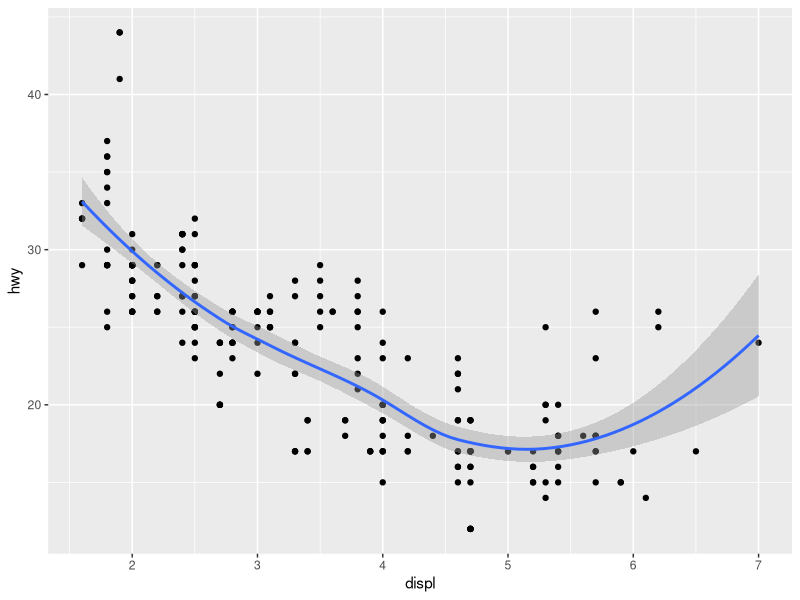
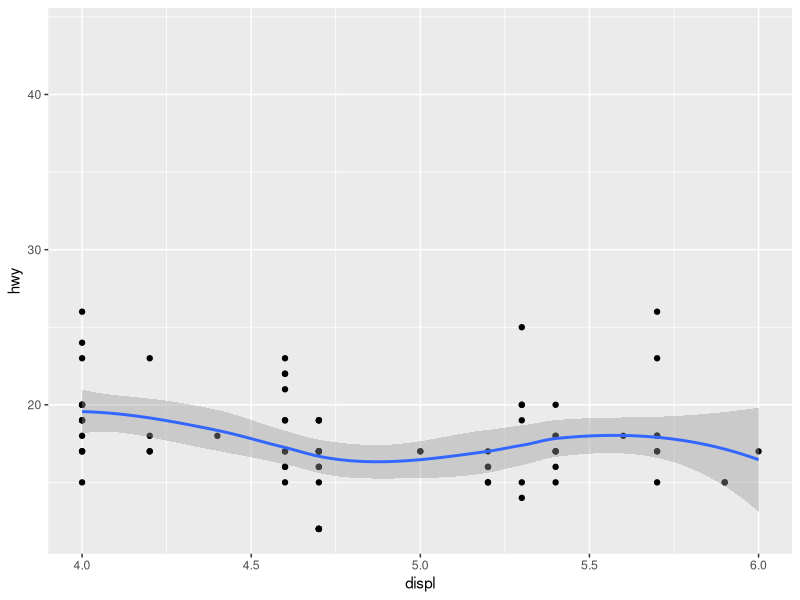
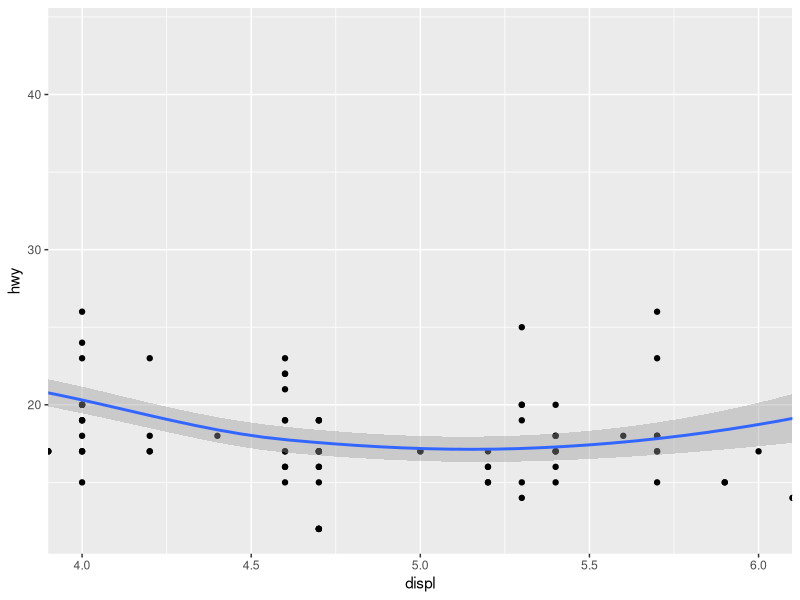
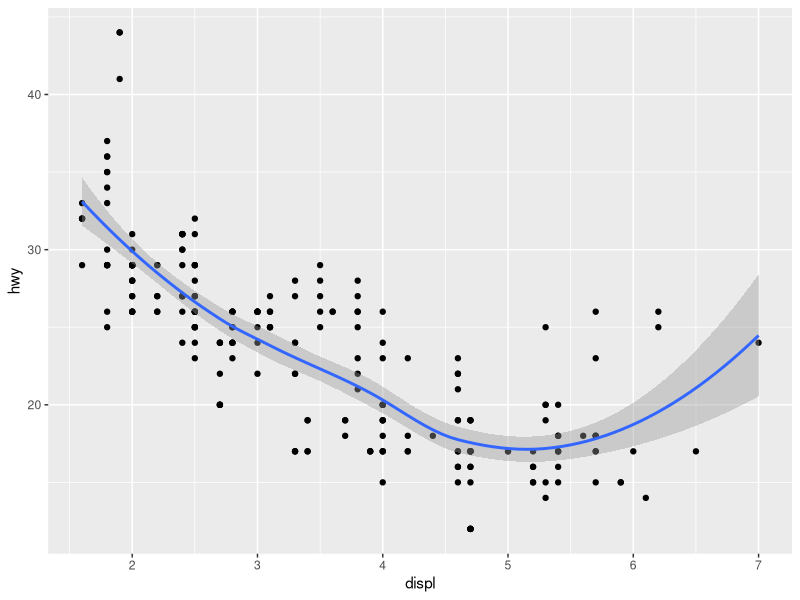
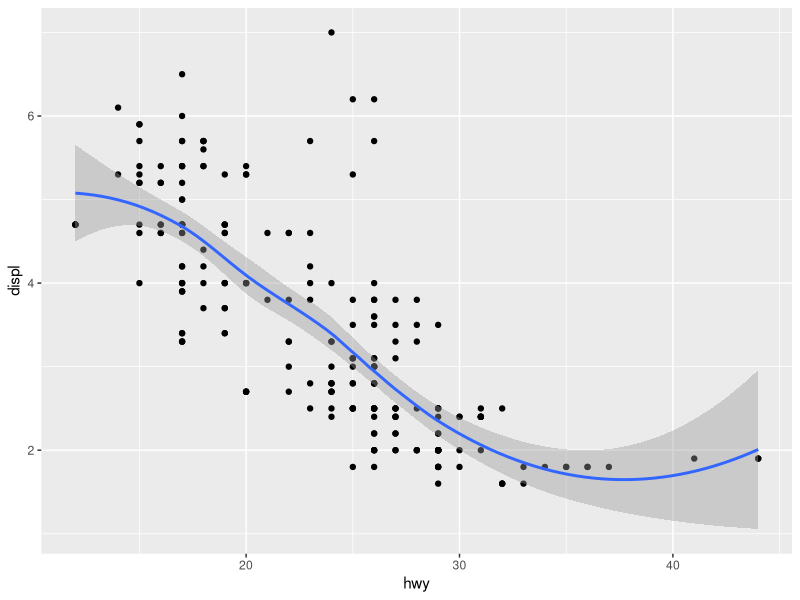
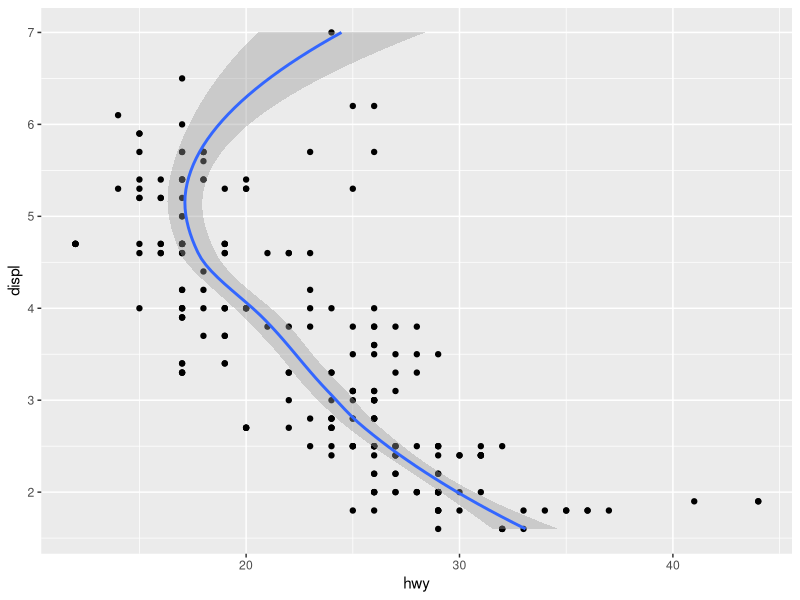
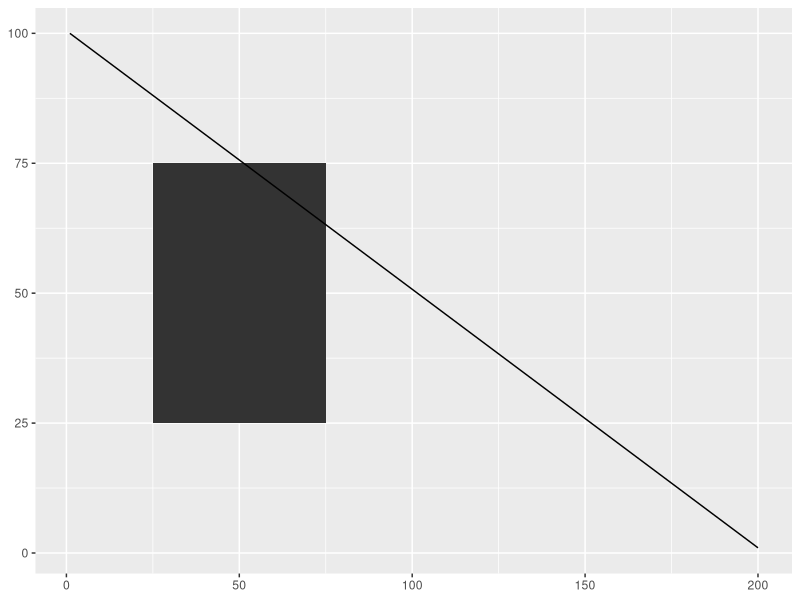
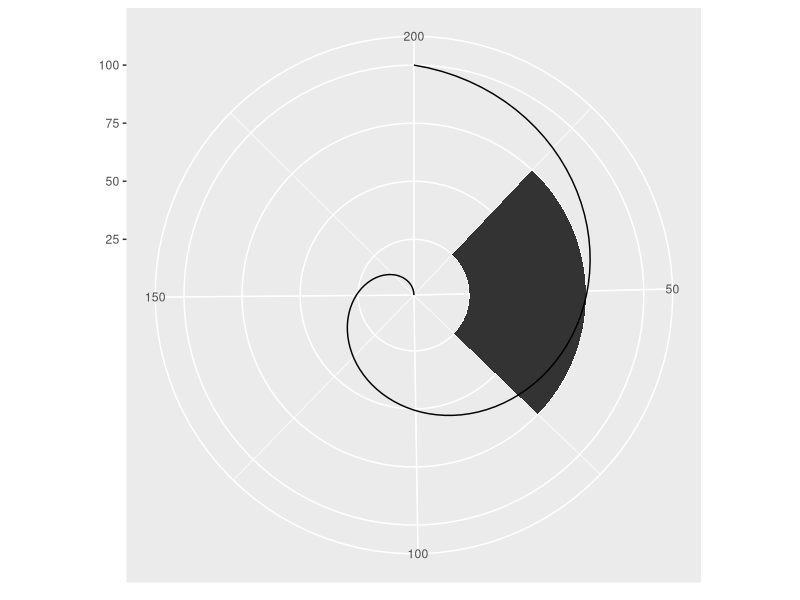

Here is the R script that generated these plots, in order:
## ---- chunk 1
knitr::opts_chunk$set(echo = TRUE)
library(tidyverse)
## ---- chunk 2
base <- ggplot(mpg, aes(displ, hwy)) +
  geom_point() +
  geom_smooth()

base
base + scale_x_continuous(limits = c(4,6)) #throws away data, affects line
base + coord_cartesian(xlim = c(4,6)) # keeps data, line full data

## ---- chunk 3
ggplot(mpg, aes(displ, hwy)) +
  geom_point() +
  geom_smooth()

ggplot(mpg, aes(hwy, displ)) +
  geom_point() +
  geom_smooth()

ggplot(mpg, aes(displ, hwy)) +
  geom_point() +
  geom_smooth() +
  coord_flip()
## ---- chunk 4
rect <- data.frame(x = 50, y = 50)
line <- data.frame(x = c(1, 200), y = c(100, 1))
base <- ggplot(mapping = aes(x, y)) + 
  geom_tile(data = rect, aes(width = 50, height = 50)) + 
  geom_line(data = line) + 
  xlab(NULL) + ylab(NULL)
base
base + coord_polar("x")
base + coord_polar("y")
## ---- chunk 5
# Linear model on original scale is poor fit
base <- ggplot(diamonds, aes(carat, price)) + 
  stat_bin2d() + 
  geom_smooth(method = "lm") + 
  xlab(NULL) + 
  ylab(NULL) + 
  theme(legend.position = "none")
base
#> `geom_smooth()` using formula 'y ~ x'

# Better fit on log scale, but harder to interpret
base +
  scale_x_log10() + 
  scale_y_log10()
#> `geom_smooth()` using formula 'y ~ x'

# Fit on log scale, then backtransform to original.
# Highlights lack of expensive diamonds with large carats
pow10 <- scales::exp_trans(10)
base +
  scale_x_log10() + 
  scale_y_log10() + 
  coord_trans(x = pow10, y = pow10)
#> `geom_smooth()` using formula 'y ~ x'
